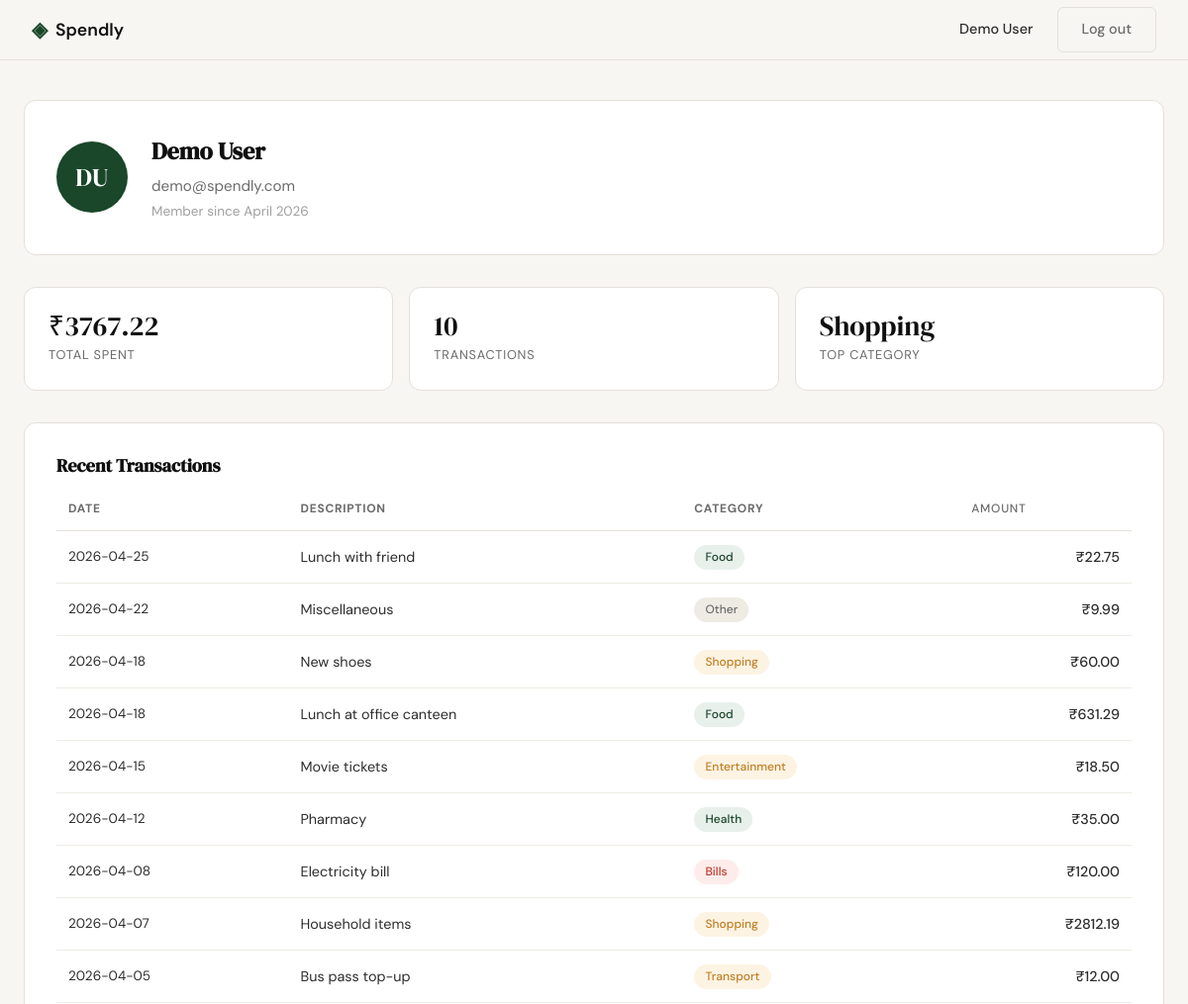
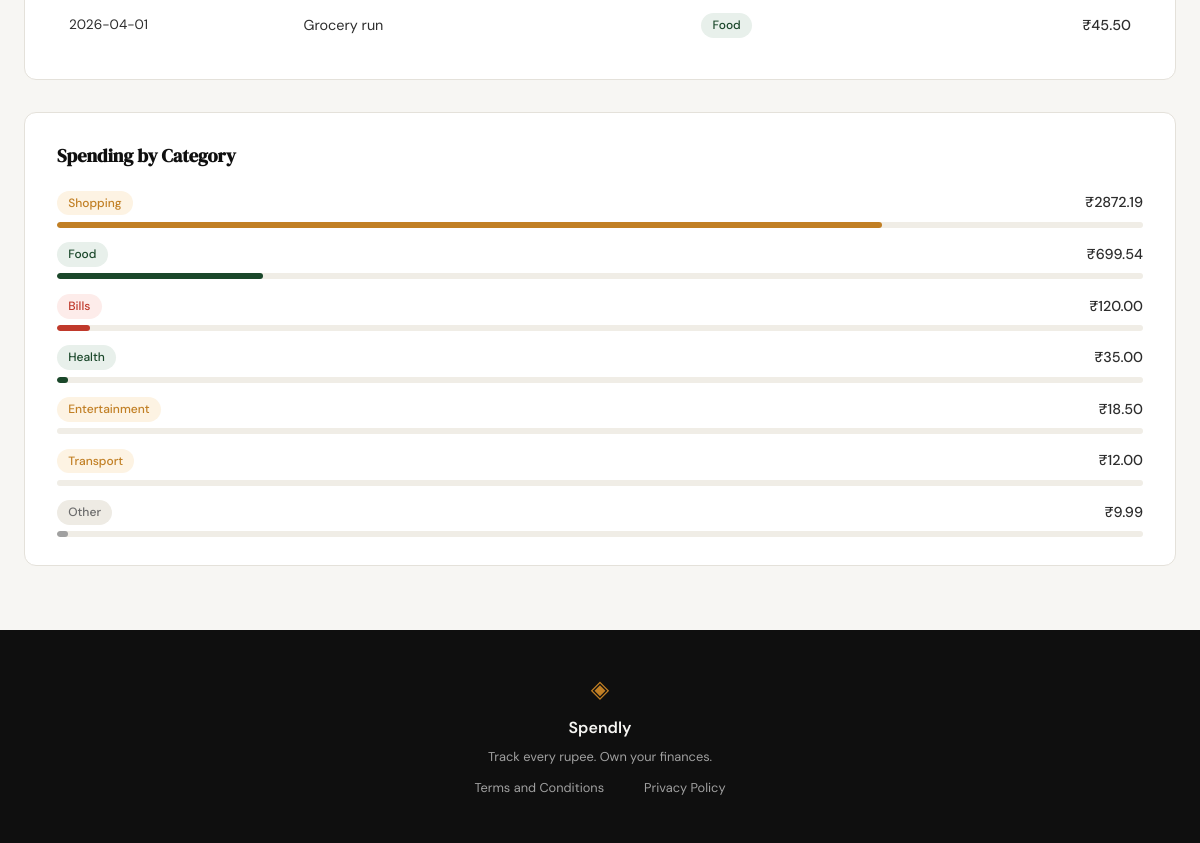
Screenshot of /profile (signed in) with the database file from the repository (2 pictures, top to bottom).
### tables this page shows
CREATE TABLE users (
            id            INTEGER PRIMARY KEY AUTOINCREMENT,
            name          TEXT    NOT NULL,
            email         TEXT    UNIQUE NOT NULL,
            password_hash TEXT    NOT NULL,
            created_at    TEXT    DEFAULT (datetime('now'))
        );

CREATE TABLE expenses (
            id          INTEGER PRIMARY KEY AUTOINCREMENT,
            user_id     INTEGER NOT NULL REFERENCES users(id),
            amount      REAL    NOT NULL,
            category    TEXT    NOT NULL,
            date        TEXT    NOT NULL,
            description TEXT,
            created_at  TEXT    DEFAULT (datetime('now'))
        );

### app.py (the view)
@app.route("/profile")
def profile():
    if not session.get("user_id"):
        return redirect(url_for("login"))
    name = session.get("user_name", "")
    initials = "".join(part[0].upper() for part in name.split() if part)[:2]
    db_user = get_user_by_id(session["user_id"])
    user = {
        "name": name,
        "email": session.get("user_email", ""),
        "member_since": db_user["member_since"] if db_user else "",
        "initials": initials,
    }
    stats = get_summary_stats(session["user_id"])
    transactions = get_recent_transactions(session["user_id"])
    categories = get_category_breakdown(session["user_id"])
    return render_template("profile.html", user=user, stats=stats,
                           transactions=transactions, categories=categories)

### database/db.py (called while the page is built)
def get_db():
    if 'db' not in g:
        db_path = current_app.config.get('DATABASE', 'spendly.db')
        g.db = sqlite3.connect(db_path)
        g.db.row_factory = sqlite3.Row
        g.db.execute('PRAGMA foreign_keys = ON')
    return g.db

### database/queries.py (called while the page is built)
def get_user_by_id(user_id):
    row = get_db().execute('SELECT * FROM users WHERE id = ?', (user_id,)).fetchone()
    if row is None:
        return None
    try:
        member_since = datetime.strptime(row["created_at"][:10], "%Y-%m-%d").strftime("%B %Y")
    except (ValueError, TypeError):
        member_since = row["created_at"]
    return {"name": row["name"], "email": row["email"], "member_since": member_since}

def get_recent_transactions(user_id, limit=10):
    rows = get_db().execute(
        'SELECT date, description, category, amount FROM expenses '
        'WHERE user_id = ? ORDER BY date DESC LIMIT ?',
        (user_id, limit)
    ).fetchall()
    return [dict(r) for r in rows]

def get_summary_stats(user_id):
    db = get_db()
    row = db.execute(
        'SELECT COALESCE(SUM(amount), 0) AS total_spent, COUNT(*) AS transaction_count '
        'FROM expenses WHERE user_id = ?',
        (user_id,)
    ).fetchone()
    top = db.execute(
        'SELECT category FROM expenses WHERE user_id = ? '
        'GROUP BY category ORDER BY SUM(amount) DESC LIMIT 1',
        (user_id,)
    ).fetchone()
    return {
        "total_spent": row["total_spent"],
        "transaction_count": row["transaction_count"],
        "top_category": top["category"] if top else "—",
    }

def get_category_breakdown(user_id):
    rows = get_db().execute(
        'SELECT category AS name, SUM(amount) AS total '
        'FROM expenses WHERE user_id = ? GROUP BY category ORDER BY total DESC',
        (user_id,)
    ).fetchall()
    if not rows:
        return []
    grand_total = sum(r["total"] for r in rows)
    result = []
    allocated = 0
    for i, r in enumerate(rows):
        if i < len(rows) - 1:
            pct = round(r["total"] / grand_total * 100)
            allocated += pct
        else:
            pct = 100 - allocated
        result.append({"name": r["name"], "total": r["total"], "percentage": pct})
    return result

### templates/profile.html (shortened to what this page needs)
{% extends "base.html" %}
{% block head %}
    <link rel="stylesheet" href="{{ url_for('static', filename='css/profile.css') }}">
{% endblock %}
{% block content %}
<div class="profile-container">
    <div class="profile-header">
        <div class="avatar">{{ user.initials }}</div>
        <div class="profile-meta">
            <h1 class="profile-name">{{ user.name }}</h1>
            <p class="profile-email">{{ user.email }}</p>
            <p class="profile-since">Member since {{ user.member_since }}</p>
        </div>
    </div>
    <div class="stats-row">
        <div class="stat-card">
            <span class="stat-value">₹{{ "%.2f"|format(stats.total_spent) }}</span>
            <span class="stat-label">Total Spent</span>
        </div>
        <div class="stat-card">
            <span class="stat-value">{{ stats.transaction_count }}</span>
            <span class="stat-label">Transactions</span>
        </div>
        <div class="stat-card">
            <span class="stat-value">{{ stats.top_category }}</span>
            <span class="stat-label">Top Category</span>
        </div>
    </div>
    <section class="profile-section">
        <h2 class="section-title">Recent Transactions</h2>
        <div class="table-wrapper">
            <table class="transactions-table">
                <thead>
                    <tr>
                        <th>Date</th>
                        <th>Description</th>
                        <th>Category</th>
                        <th class="col-amount">Amount</th>
                    </tr>
                </thead>
                <tbody>
                    {% for tx in transactions %}
                    <tr>
                        <td class="col-date">{{ tx.date }}</td>
                        <td>{{ tx.description }}</td>
                        <td><span class="badge badge-{{ tx.category|lower }}">{{ tx.category }}</span></td>
                        <td class="col-amount">₹{{ "%.2f"|format(tx.amount) }}</td>
                    </tr>
                    {% endfor %}
                </tbody>
            </table>
        </div>
    </section>
    <section class="profile-section">
        <h2 class="section-title">Spending by Category</h2>
        <ul class="category-list">
            {% for cat in categories %}
            <li class="category-row">
                <div class="category-info">
                    <span class="badge badge-{{ cat.name|lower }}">{{ cat.name }}</span>
                    <span class="category-total">₹{{ "%.2f"|format(cat.total) }}</span>
                </div>
                <div class="progress-bar-track">
                    <div class="progress-bar-fill badge-{{ cat.name|lower }}" style="--pct: {{ cat.percentage }}%"></div>
                </div>
            </li>
            {% endfor %}
        </ul>
    </section>
</div>
{% endblock %}

### templates/base.html (shortened to what this page needs)
<!DOCTYPE html>
<html lang="en">
<head>
    <link rel="stylesheet" href="{{ url_for('static', filename='css/style.css') }}">
    {% block head %}{% endblock %}
</head>
<body>
    <nav class="navbar">
        <div class="nav-inner">
            <a href="{{ url_for('landing') }}" class="nav-brand">
                <span class="brand-icon">◈</span>
                <span class="brand-name">Spendly</span>
            </a>
            <div class="nav-links">
                {% if session.get("user_id") %}
                    <span class="nav-username">{{ session.get("user_name") }}</span>
                    <a href="{{ url_for('logout') }}" class="btn-ghost">Log out</a>
                {% else %}
                    <a href="{{ url_for('login') }}">Sign in</a>
                    <a href="{{ url_for('register') }}" class="nav-cta">Get started</a>
                {% endif %}
            </div>
        </div>
    </nav>
    <main class="main-content">
        {% block content %}{% endblock %}
    </main>
    <footer class="footer">
        <div class="footer-inner">
            <span class="brand-icon">◈</span>
            <span class="footer-name">Spendly</span>
            <p class="footer-copy">Track every rupee. Own your finances.</p>
            <div class="footer-links">
                <a href="/terms">Terms and Conditions</a><br>
                <a href="/privacy">Privacy Policy</a>
            </div>
        </div>
    </footer>
</body>
</html>

### static/css/style.css (style rules this page uses)
:root { --ink: #0f0f0f; --ink-soft: #2d2d2d; --ink-muted: #6b6b6b; --ink-faint: #a0a0a0; --paper: #f7f6f3; --paper-warm: #f0ede6; --paper-card: #ffffff; --accent: #1a472a; --accent-light: #e8f0eb; --accent-2: #c17f24; --accent-2-light: #fdf3e3; --danger: #c0392b; --danger-light: #fdecea; --border: #e4e1da; --border-soft: #eeebe4; --font-display: 'DM Serif Display', Georgia, serif; --font-body: 'DM Sans', system-ui, sans-serif; --max-width: 1200px; --auth-width: 440px; --radius-sm: 6px; --radius-md: 12px; --radius-lg: 20px; }
*, *::before, *::after { box-sizing: border-box; margin: 0; padding: 0; }
html { font-size: 16px; scroll-behavior: smooth; }
body { background: var(--paper); color: var(--ink); font-family: var(--font-body); font-size: 1rem; line-height: 1.6; -webkit-font-smoothing: antialiased; }
a { color: inherit; text-decoration: none; }
.navbar { position: sticky; top: 0; z-index: 100; background: var(--paper); border-bottom: 1px solid var(--border); padding: 0 2rem; }
.nav-inner { max-width: var(--max-width); margin: 0 auto; height: 60px; display: flex; align-items: center; justify-content: space-between; }
.nav-brand { display: flex; align-items: center; gap: 0.5rem; font-family: var(--font-body); font-weight: 600; font-size: 1.1rem; color: var(--ink); }
.brand-icon { color: var(--accent); font-size: 1.3rem; }
.brand-name { color: var(--ink); }
.nav-links { display: flex; align-items: center; gap: 1.5rem; font-size: 0.9rem; font-weight: 500; }
.nav-links a { color: var(--ink-muted); transition: color 0.2s; }
.main-content { min-height: calc(100vh - 60px - 100px); }
.btn-ghost { display: inline-block; background: transparent; color: var(--ink-soft); padding: 0.65rem 1.5rem; border-radius: var(--radius-sm); font-size: 0.9rem; font-weight: 500; border: 1px solid var(--border); transition: all 0.2s; text-decoration: none; }
.footer { background: var(--ink); color: var(--paper); padding: 2.5rem 2rem; text-align: center; }
.footer-inner { display: flex; flex-direction: column; align-items: center; gap: 0.4rem; }
.footer .brand-icon { color: var(--accent-2); font-size: 1.5rem; }
.footer-name { font-weight: 600; font-size: 1rem; }
.footer-copy { font-size: 0.8rem; color: var(--ink-faint); }
.footer-links { display: flex; gap: 1.25rem; margin-top: 0.25rem; }
.footer-links a { font-size: 0.8rem; color: var(--ink-faint); transition: color 0.2s; }

### rows the page displays
users: get "Demo User", name "Demo User", email "demo@spendly.com"
expenses: date "2026-04-25", description "Lunch with friend", category "Food", amount "22.75"
expenses: date "2026-04-22", description "Miscellaneous", category "Other", amount "9.99", name "Other", total "9.99", {{ cat.percentage }} 1 (drawn)
expenses: date "2026-04-18", description "New shoes", category "Shopping", amount "60.00"
expenses: date "2026-04-18", description "Lunch at office canteen", category "Food", amount "631.29"
expenses: date "2026-04-15", description "Movie tickets", category "Entertainment", amount "18.50", name "Entertainment", total "18.50"
expenses: date "2026-04-12", description "Pharmacy", category "Health", amount "35.00", name "Health", total "35.00", {{ cat.percentage }} 1 (drawn)
expenses: date "2026-04-08", description "Electricity bill", category "Bills", amount "120.00", name "Bills", total "120.00", {{ cat.percentage }} 3 (drawn)
expenses: date "2026-04-07", description "Household items", category "Shopping", amount "2812.19"
expenses: date "2026-04-05", description "Bus pass top-up", category "Transport", amount "12.00", name "Transport", total "12.00"
expenses: date "2026-04-01", description "Grocery run", category "Food", amount "45.50"

### other values shown
{{ user.initials }} "DU"
{{ user.member_since }} "April 2026"
{{ "%.2f"|format(stats.total_spent) }} "3767.22"
{{ stats.transaction_count }} "10"
{{ stats.top_category }} "Shopping"
{{ cat.name }} "Shopping" "Food"
{{ "%.2f"|format(cat.total) }} "2872.19" "699.54"
